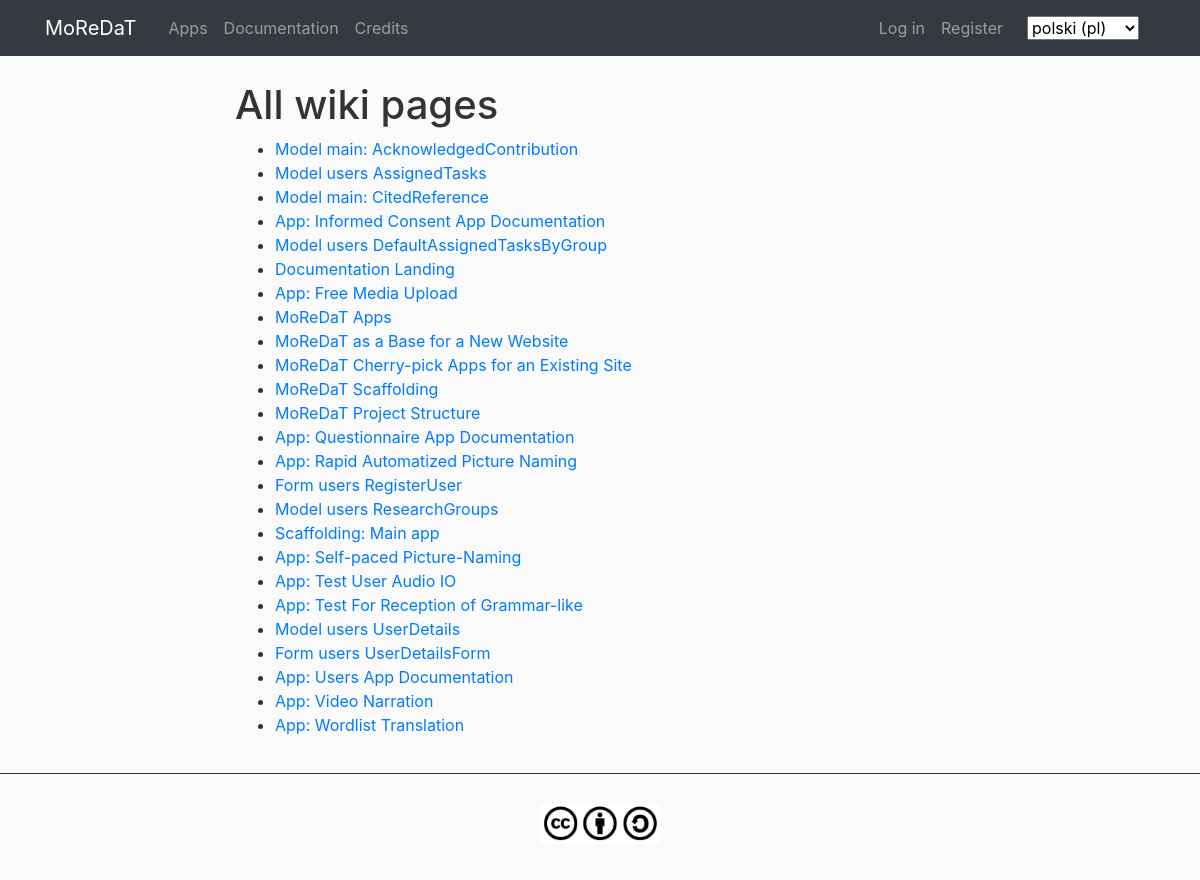
The app's page /pl/documentation/index/, older data.
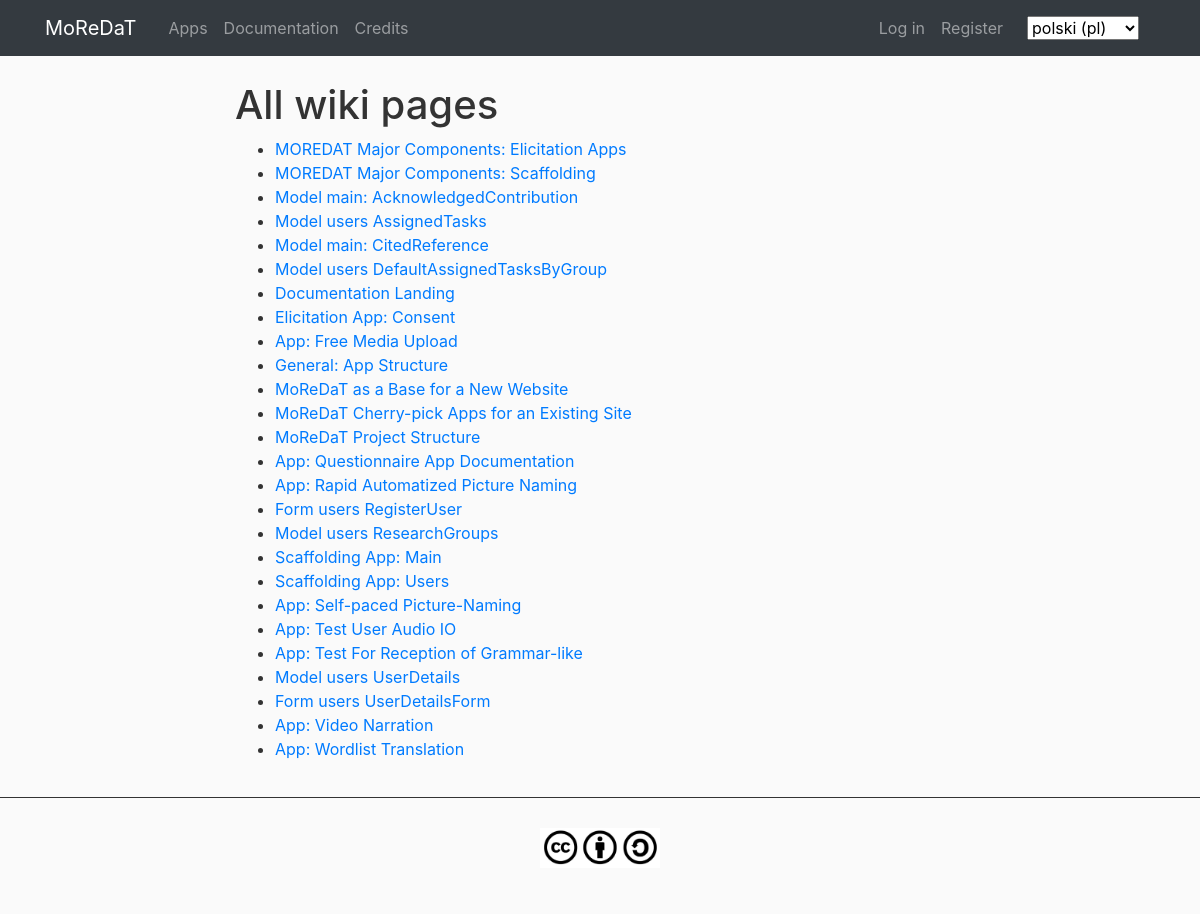
The same page, newer data.
### documentation/models.py (models this page shows, shortened)
class WikiPage(models.Model):
    slug = models.CharField(_('slug'), max_length=255)
    title = models.CharField(_('title'), max_length=510)
    created = models.DateTimeField(_('created'), auto_now_add=True)
    modified = models.DateTimeField(_('modified'), auto_now=True)
    class Meta:
        verbose_name = _("Wiki page")
        verbose_name_plural = _("Wiki pages")
        ordering = ['slug']

### documentation/views.py (the view)
def page_list(request, template_name='documentation/page_list.html', extra_context=None):
    page_list = WikiPage.objects.all()
    page_list = page_list.order_by('slug')
    template_context = {
        'page_list': page_list,
        'index_slug': getattr(settings, 'DOCUMENTATION_DEFAULT_INDEX', 'WikiIndex'),
    }
    template_context.update(extra_context or {})
    return render(request, template_name, template_context)

### main/templatetags/main_custom_tags.py (called while the page is built)
@register.filter
def custom_redir_lang(url_fullpath):
	ls_urls = url_fullpath.split('/')
	del ls_urls[1]
	return '/'.join(ls_urls)

### documentation/templates/documentation/page_list.html (shortened to what this page needs)
{% extends "main/main-base.html" %}
{% load i18n %}
{% block content %}
<div class="col-lg-2"></div>
<div class="col-lg-8 col-md-12">
	<h1>{% trans "All wiki pages" %}</h1>
	<ul>
	{% for page in page_list %}
	<li><a href="{% url 'documentation_page' slug=page.slug %}">{{ page.title }}</a></li>
	{% endfor %}
	</ul>
</div>
{% endblock %}

Row changes from the older to the newer data that the page shows:
added WikiPage: title "MOREDAT Major Components: Elicitation Apps"
changed WikiPage: title "MoReDaT Scaffolding" → "MOREDAT Major Components: Scaffolding"; moves up the list
changed WikiPage: title "App: Informed Consent App Documentation" → "Elicitation App: Consent"; moves down the list
changed WikiPage: title "MoReDaT Apps" → "General: App Structure"
changed WikiPage: title "Scaffolding: Main app" → "Scaffolding App: Main"
changed WikiPage: title "App: Users App Documentation" → "Scaffolding App: Users"; moves up the list
